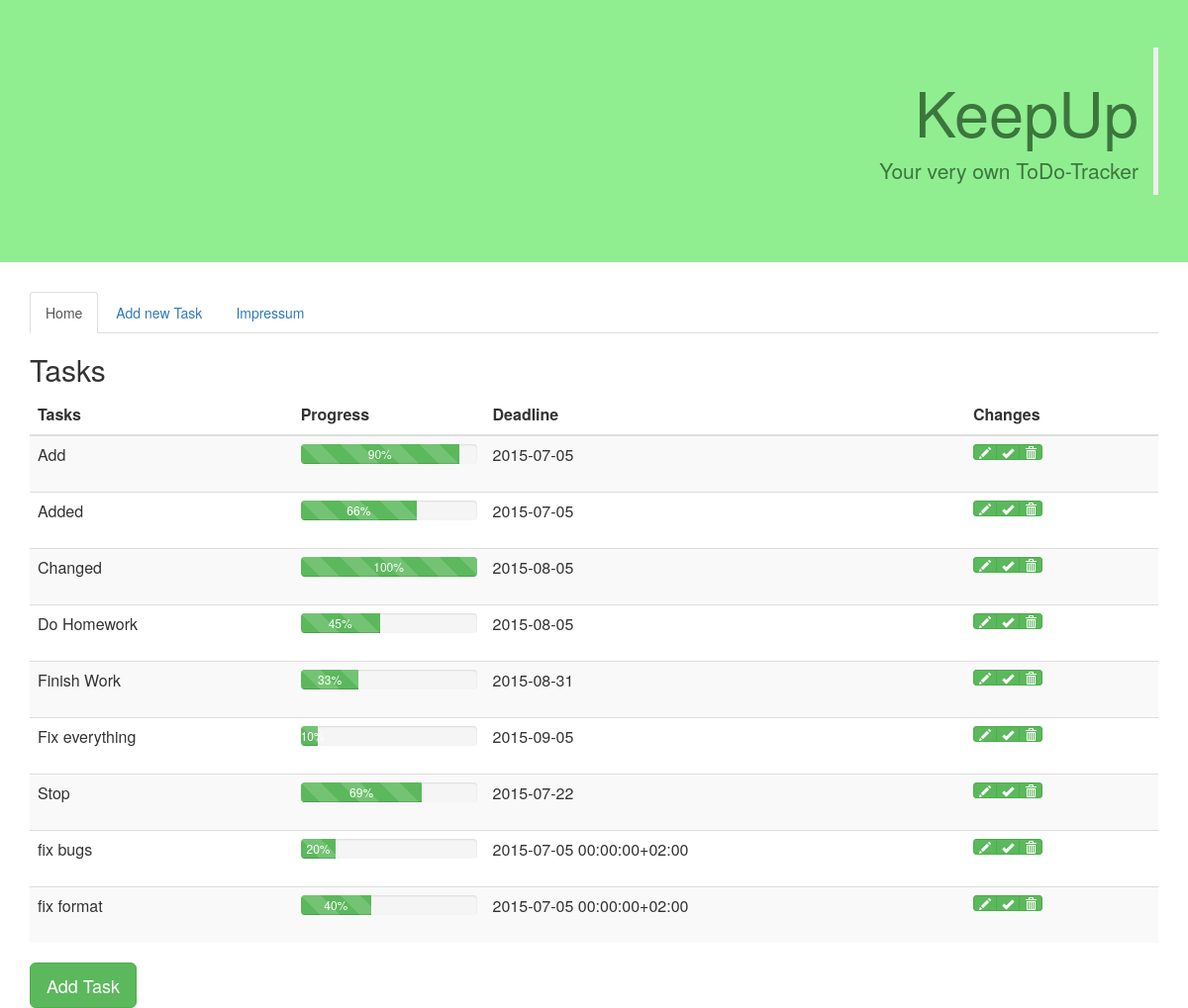
The app's page /toDoTracker/ with its own data.
### toDoTracker/models.py (models this page shows, shortened)
class List(models.Model):
  task = models.CharField(max_length=160)
  progress = models.IntegerField(default=0)
  deadline = models.CharField(max_length=20)
  completed = models.BooleanField(default=False)
  class Meta:
    ordering = ['task']
  class Admin:
    pass

### toDoTracker/views.py (the view)
class IndexView(TemplateView):
    template_name = 'ToDo-Tracker.html'

### templates/ToDo-Tracker.html (shortened to what this page needs)
{% load staticfiles %}
<html lang="en">
  <head>
    <!DOCTYPE html>
    <html lang="en">
      <link rel="stylesheet" href="http://maxcdn.bootstrapcdn.com/bootstrap/3.3.4/css/bootstrap.min.css">
    <link href="css/bootstrap.min.css" rel="stylesheet">
  </head>
  {% block content %}
  <body>
    <div style="background:lightgreen" class="jumbotron">
      <div class="container">
        <blockquote class="blockquote-reverse">
          <h1>
            <span class="text-success">
              KeepUp
            </span>
          </h1>
          <p class="text-success">
            Your very own ToDo-Tracker
          </p>
        </blockquote>
      </div>
    </div>
      <div class="container">
        <ul class="nav nav-tabs">
          <li class="active"><a href="/toDoTracker/">Home</a></li>
          <li><a href="/toDoTracker/New-Task.html">Add new Task</a></li>
          <li><a href="/toDoTracker/Impressum.html">Impressum</a></li>
        </ul>
        <h2>
          Tasks
        </h2>
        <table class="table table-striped">
          <thead>
            <tr>
              <th>
                Tasks
              </th>
              <th>
                Progress
              </th>
              <th>
                Deadline
              </th>
              <th>
                Changes
              </th>
            </tr>
          </thead>
          <tbody>
	{% for list in object_list %}
            <tr>
              <td>
               {{ list.task }}
              </td>
              <td>
                <div class="progress">
                  <div class="progress-bar progress-bar-success progress-bar-striped active" role="progressbar" aria-valuenow="{{ list.progress }}" aria-valuemin="0" aria-valuemax="100" style="width:{{ list.progress }}%">
                    {{ list.progress }}%
                  </div>
                </div>
              </td>
              <td>
                {{ list.deadline }}
              </td>
              <td>
                <div class="btn-group btn-group-xs">
                  <a href="edit/{{ list.id }}" type="button" class="btn btn-success" data-toggle="tooltip" title="Edit Task"><span class="glyphicon glyphicon-pencil"></span></a>
                  <button type="button" class="btn btn-success"><span class="glyphicon glyphicon-ok" data-toggle="tooltip" title="Finish Task"></span></button>
                  <button type="button" class="btn btn-success"><span class="glyphicon glyphicon-trash" data-toggle="tooltip" title="Delete Task"></span></button>
                </div>
              </td>
            </tr>
	{% endfor %}
          </tbody>
      </table>
      <a href="/toDoTracker/New-Task.html" class="btn btn-success btn-lg">Add Task</a>
    </div>
  {% endblock %}
  </body>
</html>

### records on screen
List: task "Add", progress "90", deadline "2015-07-05"
List: task "Added", progress "66", deadline "2015-07-05"
List: task "Changed", progress "100", deadline "2015-08-05"
List: task "Do Homework", progress "45", deadline "2015-08-05"
List: task "Finish Work", progress "33", deadline "2015-08-31"
List: task "Fix everything", progress "10", deadline "2015-09-05"
List: task "Stop", progress "69", deadline "2015-07-22"
List: task "fix bugs", progress "20", deadline "2015-07-05 00:00:00+02:00"
List: task "fix format", progress "40", deadline "2015-07-05 00:00:00+02:00"
